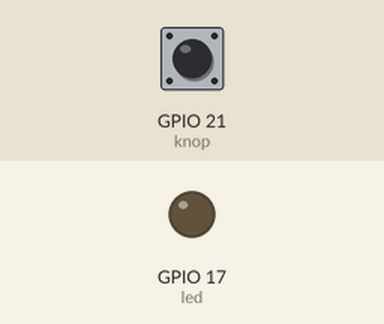
The program below on a simulated ESP32 board running MicroPython. Shown: output pins drawn as LEDs (lit = HIGH). The test bench sets the inputs (shaded band); at power-on: GPIO 21 (knop) HIGH.

Above: at 1.2 s.
1.3 s: GPIO 21 (knop) pulled LOW for 0.15 s
At 2.0 s:
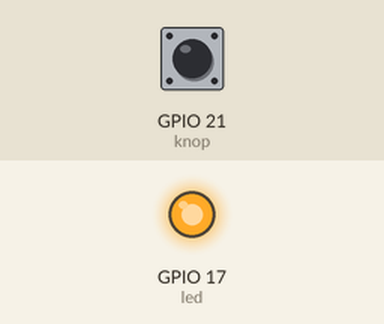
2.9 s: GPIO 21 (knop) pulled LOW for 1 s
At 4.5 s:
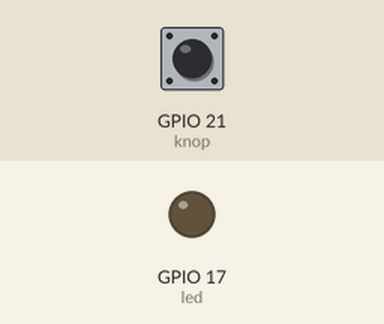
5.4 s: GPIO 21 (knop) pulled LOW for 3.2 s
At 9.2 s:
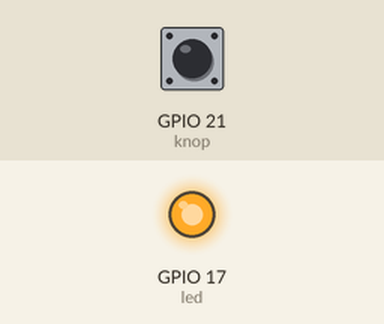
Timing chart, 0 to 10.7 s (numbered marks = the images above; inputs shaded):
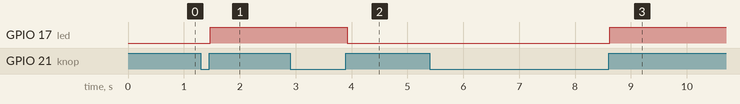

Measured:
- after the input at 1.3 s, GPIO 17 (led): LOW → HIGH after 0.17 s
- after the input at 2.9 s, GPIO 17 (led): HIGH → LOW after 1.0 s
- after the input at 5.4 s, GPIO 17 (led): LOW → HIGH after 3.2 s

The program:

ToggleTheNewWay_interrupt.py
```python
from machine import Pin
import utime

# GPIO pins
LED = 17
KNOP = 21

class myGlobals:
    LEDState = False
    KNOPState = False
    debounce_tijd_ms = 20

# interrupt routine
def eventKnop(pin):
    # status?
    if myGlobals.KNOPState:
        # True
        return
    # status updaten
    myGlobals.KNOPState = not pin.value()
    # debounce tijd wachten
    utime.sleep_ms(myGlobals.debounce_tijd_ms)
    # update LEDState
    myGlobals.LEDState = not myGlobals.LEDState
    # status terug False
    myGlobals.KNOPState = False


# led en knop instances
led = Pin(LED, Pin.OUT)
knop = Pin(KNOP, Pin.IN, Pin.PULL_UP)

# interrupt instellen voor knop
knop.irq(trigger=Pin.IRQ_RISING, handler=eventKnop)

try:
    # oneindige lus
    while True:
        # led updaten
        led.value(int(myGlobals.LEDState))

except:
    print('Programma onderbroken')

finally:
    led.value(0)
```
